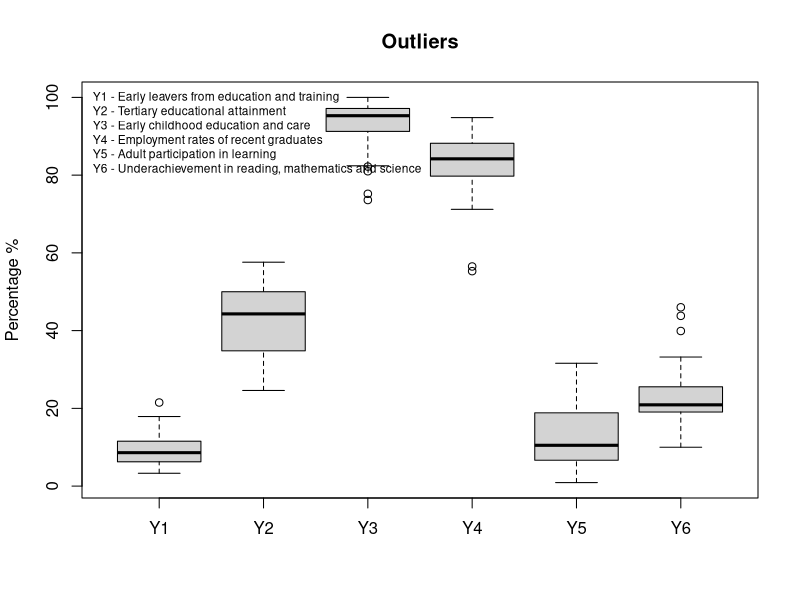
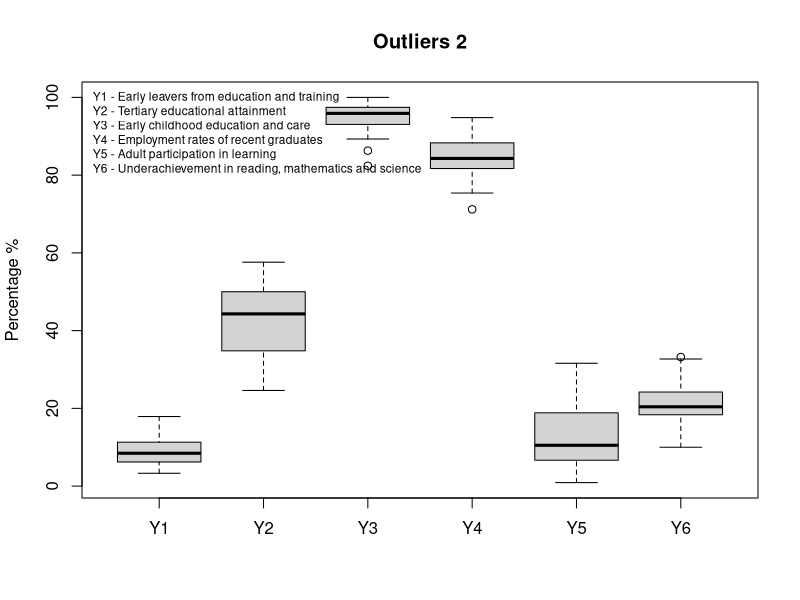
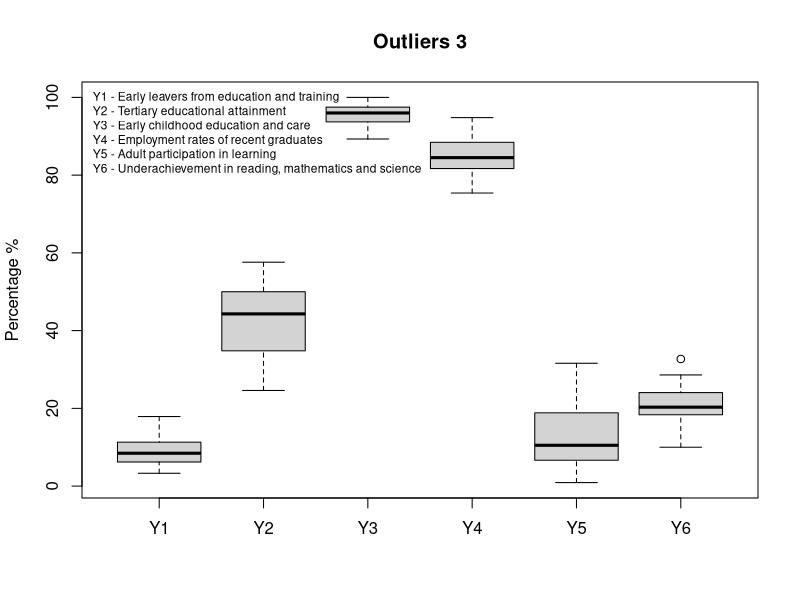
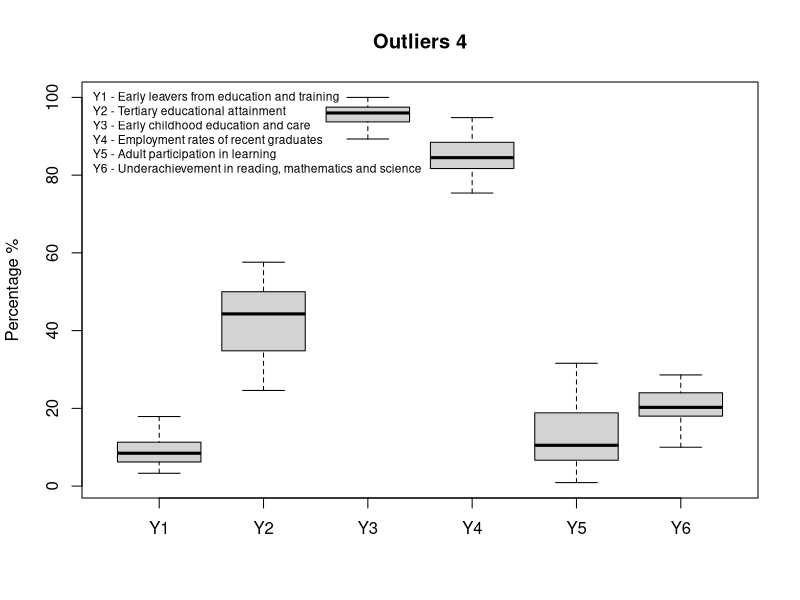

Source code (R) for these figures, in order:
c <- c('Austria',
       'Belgium',
       'Bulgaria',
       'Croatia',
       'Cyprus',
       'Czechia',
       'Denmark',
       'Estonia',
       'Finland',
       'France',
       'Germany',
       'Greece',
       'Hungary',
       'Iceland',
       'Ireland',
       'Italy',
       'Latvia',
       'Lithuania',
       'Luxembourg',
       'Malta',
       'Netherlands',
       'Norway',
       'Poland',
       'Portugal',
       'Romania',
       'Slovakia',
       'Slovenia',
       'Spain',
       'Sweden',
       'Switzerland',
       'UK'
)
y1 <- c(7.3,
        8.6,
        12.7,
        3.3,
        7.8,
        6.2,
        10.4,
        11.3,
        8.3,
        8.7,
        10.3,
        4.7,
        12.5,
        21.5,
        5.0,
        14.5,
        8.3,
        4.6,
        6.3,
        17.4,
        7.3,
        9.9,
        4.8,
        11.8,
        16.4,
        8.6,
        4.2,
        17.9,
        7.5,
        4.4,
        10.7
)
y2 <- c(40.7,
        47.6,
        33.7,
        34.1,
        57.1,
        33.7,
        48.7,
        47.2,
        44.2,
        46.2,
        34.9,
        44.3,
        33.7,
        51.7,
        56.3,
        27.8,
        42.7,
        57.6,
        56.2,
        34.7,
        49.4,
        50.6,
        45.7,
        33.5,
        24.6,
        37.7,
        42.7,
        42.4,
        51.8,
        55.0,
        48.8
)
y3 <- c(96.0,
        98.5,
        82.4,
        81.0,
        95.3,
        91.5,
        100.0,
        92.8,
        89.3,
        100.0,
        96.0,
        75.2,
        95.7,
        97.4,
        100.0,
        94.9,
        96.0,
        91.0,
        96.1,
        95.3,
        96.9,
        97.5,
        93.0,
        93.7,
        86.3,
        82.2,
        93.1,
        98.0,
        95.9,
        73.6,
        100.0
)
y4 <- c(88.6,
        83.4,
        78.6,
        71.2,
        78.9,
        89.6,
        84.7,
        81.7,
        81.7,
        77.9,
        92.1,
        55.3,
        87.5,
        94.4,
        84.3,
        56.5,
        84.1,
        84.7,
        87.9,
        94.8,
        92.0,
        90.9,
        83.1,
        80.6,
        77.4,
        83.4,
        84.2,
        75.4,
        88.1,
        88.3,
        86.7
)
y5 <- c(15.1,
        8.5,
        2.5,
        2.9,
        6.7,
        8.5,
        23.5,
        19.7,
        28.5,
        18.6,
        8.2,
        4.5,
        6.0,
        21.5,
        12.5,
        8.1,
        6.7,
        6.6,
        18.0,
        10.9,
        19.1,
        19.7,
        5.7,
        10.3,
        0.9,
        4.0,
        11.4,
        10.5,
        31.4,
        31.6,
        14.6
)
y6 <- c(22.2,
        20.3,
        46.0,
        26.1,
        39.9,
        20.0,
        16.4,
        10.0,
        13.8,
        20.9,
        20.5,
        32.7,
        25.0,
        24.0,
        14.8,
        24.3,
        19.4,
        24.1,
        27.8,
        33.2,
        20.0,
        20.0,
        14.4,
        21.0,
        43.8,
        28.6,
        16.3,
        23.0,
        18.7,
        20.2,
        18.0
)
lentele <- data.frame(country = c, y1 = y1, y2 = y2, y3 = y3, y4 = y4, y5 = y5, y6 = y6)
print(lentele)

names = c('Y1', 'Y2', 'Y3', 'Y4', 'Y5', 'Y6')

boxplot(
  y1, y2, y3, y4, y5, y6, 
  names = names,
  ylab = 'Percentage %',
  main = 'Outliers'
)

legend("topleft", c('Y1 - Early leavers from education and training','Y2 - Tertiary educational attainment','Y3 - Early childhood education and care','Y4 - Employment rates of recent graduates', 'Y5 - Adult participation in learning', 'Y6 - Underachievement in reading, mathematics and science'), cex=0.718, bty='n', x.intersp = 0)

b1 <- boxplot.stats(y1)$out
b3 <- boxplot.stats(y3)$out
b4 <- boxplot.stats(y4)$out
b6 <- boxplot.stats(y6)$out

lentele[lentele$y1 %in% b1,]
lentele[lentele$y3 %in% b3,]
lentele[lentele$y4 %in% b4,]
lentele[lentele$y6 %in% b6,]

y1_clean = y1[-which(y1%in% b1)]
y3_clean = y3[-which(y3%in% b3)]
y4_clean = y4[-which(y4%in% b4)]
y6_clean = y6[-which(y6%in% b6)]

boxplot(
  y1_clean, y2, y3_clean, y4_clean, y5, y6_clean, 
  names = names,
  ylab = 'Percentage %',
  main = 'Outliers 2'
)

legend("topleft", c('Y1 - Early leavers from education and training','Y2 - Tertiary educational attainment','Y3 - Early childhood education and care','Y4 - Employment rates of recent graduates', 'Y5 - Adult participation in learning', 'Y6 - Underachievement in reading, mathematics and science'), cex=0.718, bty='n', x.intersp = 0)

#y1_clean
mean(y1_clean)
median(y1_clean)
var(y1_clean)
sd(y1_clean)
min(y1_clean)
max(y1_clean)
quantile(y1_clean, probs=0.25) 

#y3_clean
mean(y3_clean);
median(y3_clean);
var(y3_clean);
sd(y3_clean);
min(y3_clean);
max(y3_clean);
quantile(y3_clean, probs=0.25);

#y4_clean
mean(y4_clean);
median(y4_clean);
var(y4_clean);
sd(y4_clean);
min(y4_clean);
max(y4_clean);
quantile(y4_clean, probs=0.25);

#y6_clean
mean(y6_clean);
median(y6_clean);
var(y6_clean);
sd(y6_clean);
min(y6_clean);
max(y6_clean);
quantile(y6_clean, probs=0.25);

bb3 <- boxplot.stats(y3_clean)$out
bb4 <- boxplot.stats(y4_clean)$out
bb6 <- boxplot.stats(y6_clean)$out

lentele[lentele$y3 %in% bb3,]
lentele[lentele$y4 %in% bb4,]
lentele[lentele$y6 %in% bb6,]

y3_cclean = y3_clean[-which(y3_clean%in% bb3)]
y4_cclean = y4_clean[-which(y4_clean%in% bb4)]
y6_cclean = y6_clean[-which(y6_clean%in% bb6)]

boxplot(
  y1_clean, y2, y3_cclean, y4_cclean, y5, y6_cclean, 
  names = names,
  ylab = 'Percentage %',
  main = 'Outliers 3'
)

legend("topleft", c('Y1 - Early leavers from education and training','Y2 - Tertiary educational attainment','Y3 - Early childhood education and care','Y4 - Employment rates of recent graduates', 'Y5 - Adult participation in learning', 'Y6 - Underachievement in reading, mathematics and science'), cex=0.718, bty='n', x.intersp = 0)

bbb6 <- boxplot.stats(y6_cclean)$out
y6_ccclean = y6_cclean[-which(y6_cclean%in% bbb6)]

boxplot(
  y1_clean, y2, y3_cclean, y4_cclean, y5, y6_ccclean, 
  names = names,
  ylab = 'Percentage %',
  main = 'Outliers 4'
)

legend("topleft", c('Y1 - Early leavers from education and training','Y2 - Tertiary educational attainment','Y3 - Early childhood education and care','Y4 - Employment rates of recent graduates', 'Y5 - Adult participation in learning', 'Y6 - Underachievement in reading, mathematics and science'), cex=0.718, bty='n', x.intersp = 0)

lentele[lentele$y6 %in% bbb6,]

cor.test(lentele$y1, lentele$y2)
cor.test(lentele$y1, lentele$y3)
cor.test(lentele$y1, lentele$y4)
cor.test(lentele$y1, lentele$y5)
cor.test(lentele$y1, lentele$y6)

cor.test(lentele$y2, lentele$y3)
cor.test(lentele$y2, lentele$y4)
cor.test(lentele$y2, lentele$y5)
cor.test(lentele$y2, lentele$y6)

cor.test(lentele$y3, lentele$y4)
cor.test(lentele$y3, lentele$y5)
cor.test(lentele$y3, lentele$y6)

cor.test(lentele$y4, lentele$y5)
cor.test(lentele$y4, lentele$y6)

cor.test(lentele$y5, lentele$y6)


